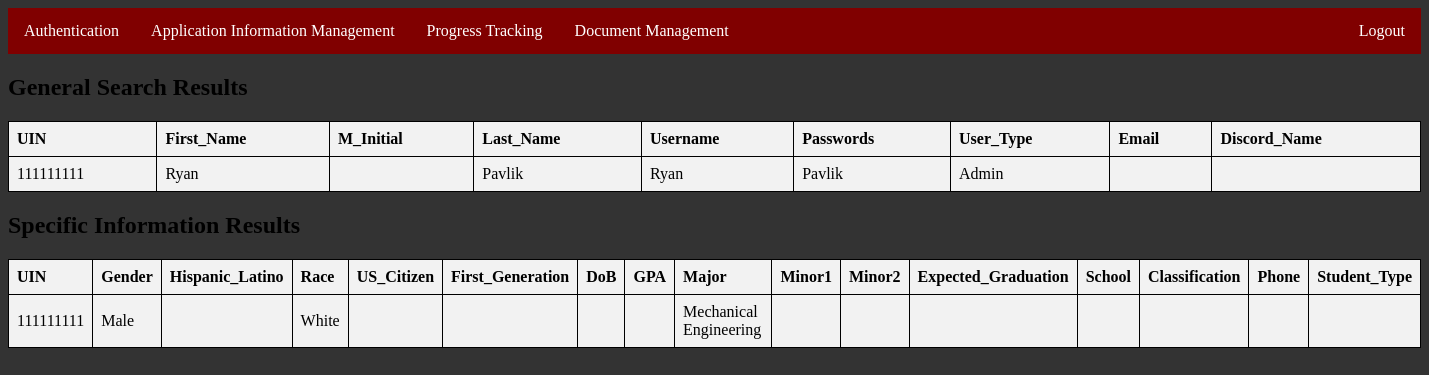
Screenshot of /students/authentication/authViewSearchResults.php?UIN=111111111 (signed in) with the database file from the repository.
### tables this page shows
CREATE TABLE Users (
    UIN INT PRIMARY KEY,
    First_Name VARCHAR(255),
    M_Initial CHAR(1),
    Last_Name VARCHAR(255),
    Username VARCHAR(255),
    Passwords VARCHAR(255),
    User_Type VARCHAR(255),
    Email VARCHAR(255),
    Discord_Name VARCHAR(255)
);

CREATE TABLE College_Student (
    UIN INT PRIMARY KEY,
    Gender VARCHAR(255),
    Hispanic_Latino BINARY,
    Race VARCHAR(255),
    US_Citizen BINARY,
    First_Generation BINARY,
    DoB DATE,
    GPA FLOAT,
    Major VARCHAR(255),
    Minor1 VARCHAR(255),
    Minor2 VARCHAR(255),
    Expected_Graduation SMALLINT,
    School VARCHAR(255),
    Classification VARCHAR(255),
    Phone INT,
    Student_Type VARCHAR(255),
    FOREIGN KEY (UIN) REFERENCES Users(UIN)
);

### students/authentication/authViewSearchResults.php (the view, shortened to what this page needs)
<?php
  $UIN = isset($_GET['UIN']) ? $_GET['UIN'] : '';
?>
<html>
  <body>
    <head>
      <link rel="stylesheet" href="authViewSearchResults.css">
    </head>
    <ul>
      <li><a href="authentication.php?UIN=<?php echo $UIN; ?>">Authentication</a></li>
      <li><a href="../programmanagement/programmanagement.php?UIN=<?php echo $UIN; ?>">Application Information Management</a></li>
      <li><a href="../progresstracking/progresstracking.php?UIN=<?php echo $UIN; ?>">Progress Tracking</a></li>
      <li><a href="../document.php?UIN=<?php echo $UIN; ?>">Document Management</a></li>
      <li style="float:right"><a href="../../login.php">Logout</a></li>
    </ul>
<?php
    $servername = "localhost";
    $username = "user";
    $password = "pass1";
    $dbname = "csce310project";
    $conn = new mysqli($servername, $username, $password, $dbname);
    $UIN = isset($_GET['UIN']) ? $_GET['UIN'] : '';
    $sql = "SELECT * FROM `users` WHERE UIN = $UIN";
    $result = $conn->query($sql);
    if ($result->num_rows > 0) {
        while($row = $result->fetch_assoc()) {
            $rows[] = $row;
        }
      } else {
        header("Location: authentication.php?UIN=$UIN");
        exit;
      }
?>
    <h2>General Search Results</h2>
    <table>
        <tr>
            <?php
            foreach ($rows[0] as $key => $value) {
                echo "<th>$key</th>";
            }
            ?>
        </tr>
        <?php
        foreach ($rows as $row) {
            echo "<tr>";
            foreach ($row as $value) {
                echo "<td>$value</td>";
            }
            echo "</tr>";
        }
        ?>
    </table>
    <?php
        $sql = "SELECT * FROM `college_student` WHERE UIN = $UIN";
		$result = $conn->query($sql);
		if ($result->num_rows > 0) {
			while($row = $result->fetch_assoc()) {
				$rows2[] = $row;
			}
		  } else {
			exit;
		  }
    ?>
<h2>Specific Information Results</h2>
    <table>
        <tr>
            <?php
            foreach ($rows2[0] as $key => $value) {
                echo "<th>$key</th>";
            }
            ?>
        </tr>
        <?php
        foreach ($rows2 as $row) {
            echo "<tr>";
            foreach ($row as $value) {
                echo "<td>$value</td>";
            }
            echo "</tr>";
        }
        ?>
    </table>
</body>
</html>

### students/authentication/authViewSearchResults.css (style rules this page uses)
table { border-collapse: collapse; width: 100%; }
th, td { border: 1px solid black; text-align: left; padding: 8px; background-color: #f2f2f2; }
ul { list-style-type: none; margin: 0; padding: 0; overflow: hidden; background-color: maroon; }
li { float: left; }
li a { display: block; color: white; text-align: center; padding: 14px 16px; text-decoration: none; }
body { background-color: #333; }

### rows the page displays
users: UIN "111111111", value "Ryan", value "Pavlik", User_Type "Admin"
college_student: UIN "111111111", Gender "Male", Race "White", Major "Mechanical Engineering"

### other values shown
$key "UIN"
$key "First_Name"
$key "M_Initial"
$key "Last_Name"
$key "Username"
$key "Passwords"
$key "User_Type"
$key "Email"
$key "Discord_Name"
$key "Gender"
$key "Hispanic_Latino"
$key "Race"
$key "US_Citizen"
$key "First_Generation"
$key "DoB"
